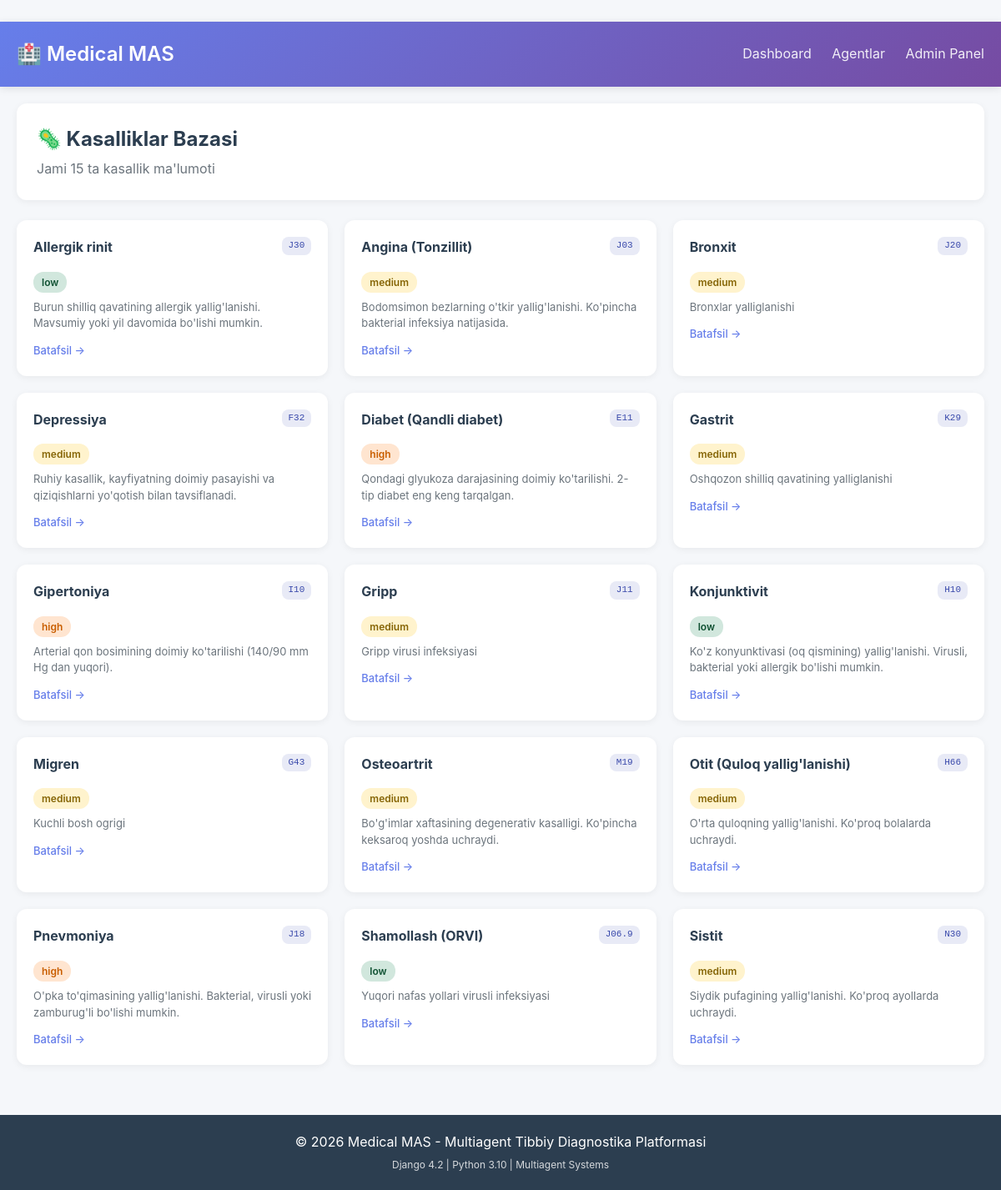
The page /diagnostics/diseases/ (signed in) on the database its author committed.
### apps/diagnostics/models.py (models this page shows, shortened)
class DiseasePattern(models.Model):
    name = models.CharField('Kasallik nomi', max_length=200, unique=True)
    icd_code = models.CharField('ICD-10 Kod', max_length=10, blank=True)
    description = models.TextField('Tavsif')
    symptoms = models.JSONField('Simptomlar', default=dict)
    severity = models.CharField(
        'Og\'irlik darajasi',
        max_length=20,
        choices=[(k, v) for k, v in SEVERITY_LEVELS.items()],
        default='MEDIUM'
    )
    recommended_tests = models.JSONField('Tavsiya etiladigan tahlillar', default=list)
    treatment_options = models.TextField('Davolash yo\'llari', blank=True)
    prevention = models.TextField('Oldini olish', blank=True)
    is_active = models.BooleanField('Faol', default=True)
    created_at = models.DateTimeField(auto_now_add=True)
    updated_at = models.DateTimeField(auto_now=True)
    class Meta:
        verbose_name = 'Kasallik Naqshi'
        verbose_name_plural = 'Kasallik Naqshlari'
        ordering = ['name']

### apps/diagnostics/views.py (the view)
# urls.py: path('diseases/', views.disease_list, name='disease_list'),
@login_required
def disease_list(request):
    diseases = DiseasePattern.objects.filter(is_active=True).order_by('name')
    context = {
        'diseases': diseases,
        'title': 'Kasalliklar Bazasi'
    }
    return render(request, 'diagnostics/disease_list.html', context)

### templates/diagnostics/disease_list.html (shortened to what this page needs)
﻿{% extends "base.html" %}
{% block content %}
<div class="container">
  <div class="page-header">
    <h2>🦠 Kasalliklar Bazasi</h2>
    <p style="color:#6c757d; margin-top:4px;">Jami {{ diseases.count }} ta kasallik ma'lumoti</p>
  </div>
  {% if diseases %}
  <div class="diseases-grid">
    {% for disease in diseases %}
    <div class="disease-card">
      <div style="display:flex; justify-content:space-between; align-items:flex-start;">
        <h3>{{ disease.name }}</h3>
        {% if disease.icd_code %}<span class="icd-badge">{{ disease.icd_code }}</span>{% endif %}
      </div>
      <span class="severity severity-{{ disease.severity }}">{{ disease.get_severity_display }}</span>
      <p class="desc">{{ disease.description|truncatechars:100 }}</p>
      <a href="{% url 'diagnostics:disease_detail' disease.pk %}" class="btn-link">Batafsil →</a>
    </div>
    {% endfor %}
  </div>
  {% else %}
  <div style="text-align:center; padding:60px; background:white; border-radius:12px;">
    <h3 style="color:#6c757d;">Kasalliklar mavjud emas</h3>
    <p>Admin panelda kasalliklarni qo'shing.</p>
  </div>
  {% endif %}
</div>
{% endblock %}

### templates/base.html (style rules this page uses)
* { margin: 0; padding: 0; box-sizing: border-box; }
body { font-family: -apple-system, BlinkMacSystemFont, 'Segoe UI', Roboto, 'Helvetica Neue', Arial, sans-serif; background: #f5f7fa; color: #2c3e50; line-height: 1.6; }
.container { max-width: 1200px; margin: 0 auto; padding: 0 20px; }

### templates/diagnostics/disease_list.html (style rules this page uses)
.page-header { background: white; padding: 24px; border-radius: 12px; margin-bottom: 24px; box-shadow: 0 2px 8px rgba(0,0,0,0.06); }
.diseases-grid { display: grid; grid-template-columns: repeat(auto-fill, minmax(300px, 1fr)); gap: 20px; }
.disease-card { background: white; border-radius: 12px; padding: 20px; box-shadow: 0 2px 8px rgba(0,0,0,0.06); transition: transform 0.2s; }
.disease-card h3 { font-size: 16px; color: #2c3e50; margin-bottom: 8px; }
.icd-badge { font-size: 11px; background: #e8eaf6; color: #3949ab; padding: 2px 8px; border-radius: 8px; font-family: monospace; }
.severity { display: inline-block; padding: 3px 10px; border-radius: 12px; font-size: 12px; font-weight: 600; margin-top: 8px; }
.severity-LOW { background: #d1e7dd; color: #0f5132; }
.severity-MEDIUM { background: #fff3cd; color: #856404; }
.severity-HIGH { background: #ffe5d0; color: #c95e00; }
.desc { font-size: 13px; color: #6c757d; margin-top: 8px; line-height: 1.5; }
.btn-link { display: inline-block; margin-top: 12px; color: #667eea; text-decoration: none; font-size: 13px; font-weight: 500; }

### rows shown on the page
DiseasePattern: name "Allergik rinit", icd_code "J30", severity "low", description "Burun shilliq qavatining allergik yallig'lanishi. Mavsumiy yoki yil davomida bo'lishi mumkin."
DiseasePattern: name "Angina (Tonzillit)", icd_code "J03", severity "medium", description "Bodomsimon bezlarning o'tkir yallig'lanishi. Ko'pincha bakterial infeksiya natijasida."
DiseasePattern: name "Bronxit", icd_code "J20", severity "medium", description "Bronxlar yalliglanishi"
DiseasePattern: name "Depressiya", icd_code "F32", severity "medium", description "Ruhiy kasallik, kayfiyatning doimiy pasayishi va qiziqishlarni yo'qotish bilan tavsiflanadi."
DiseasePattern: name "Diabet (Qandli diabet)", icd_code "E11", severity "high", description "Qondagi glyukoza darajasining doimiy ko'tarilishi. 2-tip diabet eng keng tarqalgan."
DiseasePattern: name "Gastrit", icd_code "K29", severity "medium", description "Oshqozon shilliq qavatining yalliglanishi"
DiseasePattern: name "Gipertoniya", icd_code "I10", severity "high", description "Arterial qon bosimining doimiy ko'tarilishi (140/90 mm Hg dan yuqori)."
DiseasePattern: name "Gripp", icd_code "J11", severity "medium", description "Gripp virusi infeksiyasi"
DiseasePattern: name "Konjunktivit", icd_code "H10", severity "low", description "Ko'z konyunktivasi (oq qismining) yallig'lanishi. Virusli, bakterial yoki allergik bo'lishi mumkin."
DiseasePattern: name "Migren", icd_code "G43", severity "medium", description "Kuchli bosh ogrigi"
DiseasePattern: name "Osteoartrit", icd_code "M19", severity "medium", description "Bo'g'imlar xaftasining degenerativ kasalligi. Ko'pincha keksaroq yoshda uchraydi."
DiseasePattern: name "Otit (Quloq yallig'lanishi)", icd_code "H66", severity "medium", description "O'rta quloqning yallig'lanishi. Ko'proq bolalarda uchraydi."
DiseasePattern: name "Pnevmoniya", icd_code "J18", severity "high", description "O'pka to'qimasining yallig'lanishi. Bakterial, virusli yoki zamburug'li bo'lishi mumkin."
DiseasePattern: name "Shamollash (ORVI)", icd_code "J06.9", severity "low", description "Yuqori nafas yollari virusli infeksiyasi"
DiseasePattern: name "Sistit", icd_code "N30", severity "medium", description "Siydik pufagining yallig'lanishi. Ko'proq ayollarda uchraydi."

### other values the page prints
{{ diseases.count }} "15"
